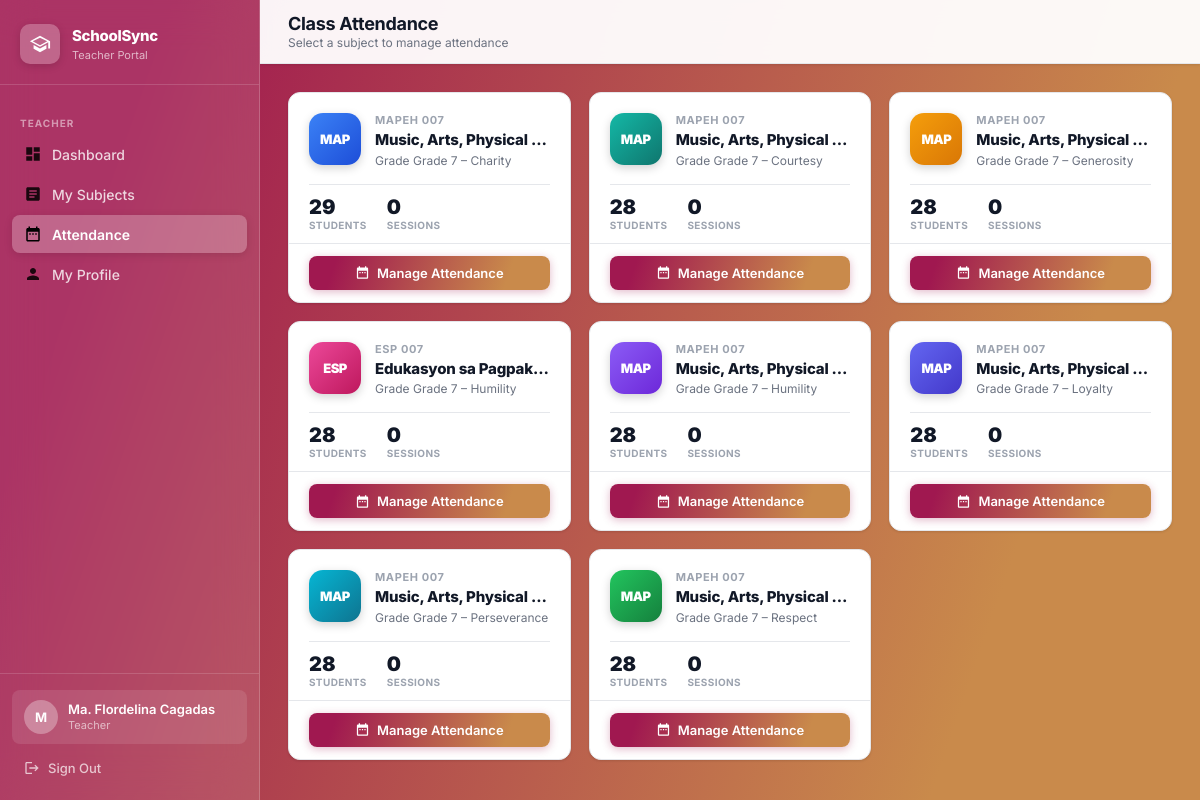
Screenshot of /teacher/attendance (signed in) with the database file from the repository.
### tables this page shows
CREATE TABLE sections (
        id INTEGER PRIMARY KEY AUTOINCREMENT,
        grade_level TEXT NOT NULL, section_name TEXT NOT NULL, adviser_id INTEGER, student_limit INTEGER DEFAULT 40, strand_id INTEGER REFERENCES strands(id) ON DELETE SET NULL,
        FOREIGN KEY (adviser_id) REFERENCES teachers(id) ON DELETE SET NULL);

### app.py (the view)
@app.route('/teacher/attendance')
@teacher_required
def teacher_attendance_home():
    tid  = session['teacher_id']
    conn = get_db()
    assignments = conn.execute(
        "SELECT DISTINCT sc.section_id, sc.subject_id, "
        "sec.section_name, sec.grade_level, sub.subject_name, sub.subject_code, "
        "(SELECT COUNT(*) FROM students s WHERE s.section_id=sc.section_id AND s.enrollment_status=\'Enrolled\') AS student_count, "
        "(SELECT COUNT(*) FROM attendance_events ae WHERE ae.section_id=sc.section_id AND ae.subject_id=sc.subject_id AND ae.teacher_id=?) AS event_count "
        "FROM schedules sc "
        "JOIN sections sec ON sc.section_id=sec.id "
        "JOIN subjects sub ON sc.subject_id=sub.id "
        "WHERE sc.teacher_id=? ORDER BY sec.grade_level, sec.section_name, sub.subject_name",
        (tid, tid)
    ).fetchall()
    conn.close()
    return render_template('teacher_attendance_home.html', assignments=assignments)

### app.py (called while the page is built)
def get_db():
    conn = sqlite3.connect(DATABASE)
    conn.row_factory = sqlite3.Row
    conn.execute("PRAGMA foreign_keys = ON")
    return conn

def teacher_required(f):
    @wraps(f)
    def decorated(*args, **kwargs):
        if 'teacher_id' not in session:
            return redirect(url_for('login'))
        return f(*args, **kwargs)
    return decorated

### templates/teacher_attendance_home.html (shortened to what this page needs)
{% extends "portal_layout.html" %}
{% block page_title %}Class Attendance{% endblock %}
{% block page_subtitle %}Select a subject to manage attendance{% endblock %}
{% block content %}
{% set GRADIENTS = [
  'linear-gradient(135deg,#3b82f6,#1d4ed8)',
  'linear-gradient(135deg,#14b8a6,#0f766e)',
  'linear-gradient(135deg,#f59e0b,#d97706)',
  'linear-gradient(135deg,#ec4899,#be185d)',
  'linear-gradient(135deg,#8b5cf6,#6d28d9)',
  'linear-gradient(135deg,#6366f1,#4338ca)',
  'linear-gradient(135deg,#06b6d4,#0e7490)',
  'linear-gradient(135deg,#22c55e,#15803d)',
  'linear-gradient(135deg,#f97316,#c2410c)',
  'linear-gradient(135deg,#0ea5e9,#0369a1)',
  'linear-gradient(135deg,#10b981,#065f46)',
  'linear-gradient(135deg,#ef4444,#b91c1c)'
] %}
{% if assignments %}
<div class="subj-grid">
  {% for a in assignments %}
  <div class="subj-card">
    <div class="subj-card-top">
      <div class="subj-icon" style="background:{{ GRADIENTS[loop.index0 % 12] }};">
        {{ a.subject_code[:3] if a.subject_code else '??' }}
      </div>
      <div class="subj-info">
        <div class="subj-code">{{ a.subject_code }}</div>
        <div class="subj-name" title="{{ a.subject_name }}">{{ a.subject_name }}</div>
        <div class="subj-section">Grade {{ a.grade_level }} – {{ a.section_name }}</div>
      </div>
    </div>
    <div class="subj-divider"></div>
    <div class="subj-stats">
      <div class="subj-stat">
        <div class="subj-stat-val">{{ a.student_count }}</div>
        <div class="subj-stat-lbl">Students</div>
      </div>
      <div class="subj-stat">
        <div class="subj-stat-val">{{ a.event_count }}</div>
        <div class="subj-stat-lbl">Sessions</div>
      </div>
    </div>
    <div class="subj-footer">
      <a href="{{ url_for('teacher_attendance_sheet', sec_id=a.section_id, sub_id=a.subject_id) }}"
         class="btn btn-primary" style="width:100%;justify-content:center;">
        <svg viewBox="0 0 24 24" fill="currentColor"><path d="M9 11H7v2h2v-2zm4 0h-2v2h2v-2zm4 0h-2v2h2v-2zm2-7h-1V2h-2v2H8V2H6v2H5c-1.11 0-1.99.9-1.99 2L3 20c0 1.1.89 2 2 2h14c1.1 0 2-.9 2-2V6c0-1.1-.9-2-2-2zm0 16H5V9h14v11z"/></svg>
        Manage Attendance
      </a>
    </div>
  </div>
  {% endfor %}
</div>
{% endif %}
{% endblock %}

### static/css/style.css (style rules this page uses)
:root { --brand-gradient: linear-gradient(109deg, rgba(160,24,80,1) 11.2%, rgba(201,138,75,1) 81.7%); --blue-course: linear-gradient(90deg, rgba(46,129,211,1) 0%, rgba(25,70,171,1) 100%); --teal-course: linear-gradient(90deg, rgba(76,187,149,1) 0%, rgba(38,117,105,1) 100%); --yellow-course: linear-gradient(90deg, rgba(241,218,0,1) 0%, rgba(233,164,0,1) 100%); --pink-course: linear-gradient(90deg, rgba(208,53,141,1) 0%, rgba(131,10,78,1) 100%); --dark-teal-course: linear-gradient(90deg, rgba(107,53,202,1) 0%, rgba(72,23,155,1) 100%); --medium-blue-course: linear-gradient(90deg, rgba(56,61,201,1) 0%, rgba(19,21,128,1) 100%); --mint-green-course: linear-gradient(90deg, rgba(87,209,218,1) 0%, rgba(41,123,146,1) 100%); --green-course: linear-gradient(90deg, rgba(87,219,56,1) 0%, rgba(52,164,50,1) 100%); --orange-course: linear-gradient(90deg, rgba(235,154,48,1) 0%, rgba(218,86,15,1) 100%); --slate-blue-course: linear-gradient(90deg, rgba(50,103,153,1) 0%, rgba(18,57,96,1) 100%); --dark-green-course: linear-gradient(90deg, rgba(49,123,100,1) 0%, rgba(22,71,79,1) 100%); --orange-red-course: linear-gradient(90deg, #f26a21 0%, #c0392b 100%); --sidebar-width: 260px; --header-height: 64px; --radius-sm: 8px; --radius-md: 12px; --radius-lg: 16px; --shadow-sm: 0 1px 3px rgba(0,0,0,.08), 0 1px 2px rgba(0,0,0,.04); --shadow-md: 0 4px 12px rgba(0,0,0,.10), 0 2px 4px rgba(0,0,0,.06); --shadow-lg: 0 10px 30px rgba(0,0,0,.14), 0 4px 8px rgba(0,0,0,.08); --text-primary: #111827; --text-secondary: #6b7280; --text-muted: #9ca3af; --border: #e5e7eb; --bg-page: #f3f4f6; --bg-white: #ffffff; --danger: #ef4444; --success: #22c55e; }
*,*::before,*::after { box-sizing:border-box;margin:0;padding:0 }
html { scroll-behavior:smooth }
body { font-family:'Inter',sans-serif;font-size:14px;color:var(--text-primary);background:var(--brand-gradient);min-height:100vh;-webkit-font-smoothing:antialiased }
a { text-decoration:none;color:inherit }
.btn { display:inline-flex;align-items:center;gap:7px;padding:9px 16px;border-radius:var(--radius-sm);font-family:'Inter',sans-serif;font-size:13px;font-weight:600;cursor:pointer;border:none;transition:opacity .2s,transform .15s,box-shadow .2s;white-space:nowrap }
.btn svg { width:15px;height:15px }
.btn-primary { background:var(--brand-gradient);color:white;box-shadow:0 2px 8px rgba(160,24,80,.3) }

### templates/teacher_attendance_home.html (style rules this page uses)
.subj-grid { display:grid;grid-template-columns:repeat(auto-fill,minmax(270px,1fr));gap:18px; }
.subj-card { background:var(--bg-white);border:1px solid var(--border);border-radius:var(--radius-md); box-shadow:var(--shadow-sm);display:flex;flex-direction:column; transition:box-shadow .2s,transform .2s;overflow:hidden; }
.subj-card-top { padding:20px 20px 16px;display:flex;align-items:flex-start;gap:14px; }
.subj-icon { width:52px;height:52px;border-radius:14px;flex-shrink:0; display:flex;align-items:center;justify-content:center; font-size:13px;font-weight:900;color:white;letter-spacing:-.5px; box-shadow:0 3px 10px rgba(0,0,0,.18); }
.subj-info { flex:1;min-width:0; }
.subj-code { font-size:11px;font-weight:700;text-transform:uppercase;letter-spacing:.6px; color:var(--text-muted);margin-bottom:3px; }
.subj-name { font-size:15px;font-weight:800;color:var(--text-primary);letter-spacing:-.2px; line-height:1.3;white-space:nowrap;overflow:hidden;text-overflow:ellipsis; }
.subj-section { font-size:12px;color:var(--text-secondary);margin-top:3px; }
.subj-divider { height:1px;background:var(--border);margin:0 20px; }
.subj-stats { padding:12px 20px;display:flex;gap:20px; }
.subj-stat { display:flex;flex-direction:column;gap:2px; }
.subj-stat-val { font-size:20px;font-weight:900;color:var(--text-primary);line-height:1; }
.subj-stat-lbl { font-size:10px;font-weight:700;text-transform:uppercase;letter-spacing:.4px;color:var(--text-muted); }
.subj-footer { padding:12px 20px;border-top:1px solid var(--border); }

### rows the page displays
sections: subject_code "MAP", subject_code "MAPEH 007", subject_name "Music, Arts, Physical…", grade_level "Grade 7", section_name "Charity", student_count "29", event_count "0"
sections: subject_code "MAP", subject_code "MAPEH 007", subject_name "Music, Arts, Physical…", grade_level "Grade 7", section_name "Courtesy", student_count "28", event_count "0"
sections: subject_code "MAP", subject_code "MAPEH 007", subject_name "Music, Arts, Physical…", grade_level "Grade 7", section_name "Generosity", student_count "28", event_count "0"
sections: subject_code "ESP", subject_code "ESP 007", subject_name "Edukasyon sa Pagpak…", grade_level "Grade 7", section_name "Humility", student_count "28", event_count "0", subject_code "MAP", subject_code "MAPEH 007", subject_name "Music, Arts, Physical…"
sections: subject_code "MAP", subject_code "MAPEH 007", subject_name "Music, Arts, Physical…", grade_level "Grade 7", section_name "Loyalty", student_count "28", event_count "0"
sections: subject_code "MAP", subject_code "MAPEH 007", subject_name "Music, Arts, Physical…", grade_level "Grade 7", section_name "Perseverance", student_count "28", event_count "0"
sections: subject_code "MAP", subject_code "MAPEH 007", subject_name "Music, Arts, Physical…", grade_level "Grade 7", section_name "Respect", student_count "28", event_count "0"

### other values shown
{{ session.teacher_name[0]|upper }} "M"
{{ session.get('teacher_name') or session.get('student_name') or 'User' }} "Ma. Flordelina Cagadas"
